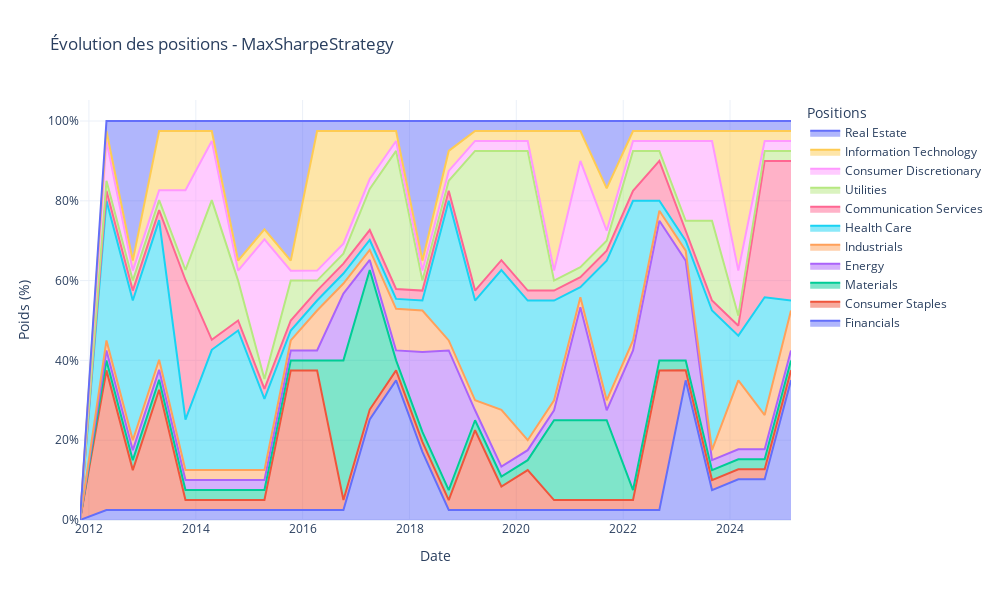

Notebook code cell kept with this figure:
### Code cell
MSM.positions()

### Figure 1 — Plotly figure (JSON) as saved in the notebook; plotly's stock layout.template omitted (floating-point values rounded to 4 significant figures)
{"data": [{"hovertemplate": "%{text}<extra></extra>", "mode": "lines", "name": "Financials", "stackgroup": "one", "text": ["", "<b>Financials</b><br>Poids: 2.50%", "<b>Financials</b><br>Poids: 2.50%", "<b>Financials</b><br>Poids: 2.50%", "<b>Financials</b><br>Poids: 2.50%", "<b>Financials</b><br>Poids: 2.50%", "<b>Financials</b><br>Poids: 2.50%", "<b>Financials</b><br>Poids: 2.50%", "<b>Financials</b><br>Poids: 2.50%", "<b>Financials</b><br>Poids: 2.50%", "<b>Financials</b><br>Poids: 2.50%", "<b>Financials</b><br>Poids: 25.18%", "<b>Financials</b><br>Poids: 35.00%", "<b>Financials</b><br>Poids: 17.09%", "<b>Financials</b><br>Poids: 2.50%", "<b>Financials</b><br>Poids: 2.50%", "<b>Financials</b><br>Poids: 2.50%", "<b>Financials</b><br>Poids: 2.50%", "<b>Financials</b><br>Poids: 2.50%", "<b>Financials</b><br>Poids: 2.50%", "<b>Financials</b><br>Poids: 2.50%", "<b>Financials</b><br>Poids: 2.50%", "<b>Financials</b><br>Poids: 2.50%", "<b>Financials</b><br>Poids: 35.00%", "<b>Financials</b><br>Poids: 7.50%", "<b>Financials</b><br>Poids: 10.21%", "<b>Financials</b><br>Poids: 10.21%", "<b>Financials</b><br>Poids: 35.00%"], "type": "scatter", "x": ["2011-11-01T00:00:00.000000000", "2012-04-30T00:00:00.000000000", "2012-10-27T00:00:00.000000000", "2013-04-25T00:00:00.000000000", "2013-10-22T00:00:00.000000000", "2014-04-20T00:00:00.000000000", "2014-10-17T00:00:00.000000000", "2015-04-15T00:00:00.000000000", "2015-10-12T00:00:00.000000000", "2016-04-09T00:00:00.000000000", "2016-10-06T00:00:00.000000000", "2017-04-04T00:00:00.000000000", "2017-10-01T00:00:00.000000000", "2018-03-30T00:00:00.000000000", "2018-09-26T00:00:00.000000000", "2019-03-25T00:00:00.000000000", "2019-09-21T00:00:00.000000000", "2020-03-19T00:00:00.000000000", "2020-09-15T00:00:00.000000000", "2021-03-14T00:00:00.000000000", "2021-09-10T00:00:00.000000000", "2022-03-09T00:00:00.000000000", "2022-09-05T00:00:00.000000000", "2023-03-04T00:00:00.000000000", "2023-08-31T00:00:00.000000000", "2024-02-27T00:00:00.000000000", "2024-08-25T00:00:00.000000000", "2025-02-21T00:00:00.000000000"], "y": [0.0, 2.5, 2.5, 2.5, 2.5, 2.5, 2.5, 2.5, 2.5, 2.5, 2.5, 25.18, 35.0, 17.09, 2.5, 2.5, 2.5, 2.5, 2.5, 2.5, 2.5, 2.5, 2.5, 35.0, 7.5, 10.21, 10.21, 35.0]}, {"hovertemplate": "%{text}<extra></extra>", "mode": "lines", "name": "Consumer Staples", "stackgroup": "one", "text": ["", "<b>Consumer Staples</b><br>Poids: 35.00%", "<b>Consumer Staples</b><br>Poids: 10.00%", "<b>Consumer Staples</b><br>Poids: 30.16%", "<b>Consumer Staples</b><br>Poids: 2.50%", "<b>Consumer Staples</b><br>Poids: 2.50%", "<b>Consumer Staples</b><br>Poids: 2.50%", "<b>Consumer Staples</b><br>Poids: 2.50%", "<b>Consumer Staples</b><br>Poids: 35.00%", "<b>Consumer Staples</b><br>Poids: 35.00%", "<b>Consumer Staples</b><br>Poids: 2.50%", "<b>Consumer Staples</b><br>Poids: 2.50%", "<b>Consumer Staples</b><br>Poids: 2.50%", "<b>Consumer Staples</b><br>Poids: 2.50%", "<b>Consumer Staples</b><br>Poids: 2.50%", "<b>Consumer Staples</b><br>Poids: 20.00%", "<b>Consumer Staples</b><br>Poids: 5.90%", "<b>Consumer Staples</b><br>Poids: 10.00%", "<b>Consumer Staples</b><br>Poids: 2.50%", "<b>Consumer Staples</b><br>Poids: 2.50%", "<b>Consumer Staples</b><br>Poids: 2.50%", "<b>Consumer Staples</b><br>Poids: 2.50%", "<b>Consumer Staples</b><br>Poids: 35.00%", "<b>Consumer Staples</b><br>Poids: 2.50%", "<b>Consumer Staples</b><br>Poids: 2.50%", "<b>Consumer Staples</b><br>Poids: 2.50%", "<b>Consumer Staples</b><br>Poids: 2.50%", "<b>Consumer Staples</b><br>Poids: 2.50%"], "type": "scatter", "x": ["2011-11-01T00:00:00.000000000", "2012-04-30T00:00:00.000000000", "2012-10-27T00:00:00.000000000", "2013-04-25T00:00:00.000000000", "2013-10-22T00:00:00.000000000", "2014-04-20T00:00:00.000000000", "2014-10-17T00:00:00.000000000", "2015-04-15T00:00:00.000000000", "2015-10-12T00:00:00.000000000", "2016-04-09T00:00:00.000000000", "2016-10-06T00:00:00.000000000", "2017-04-04T00:00:00.000000000", "2017-10-01T00:00:00.000000000", "2018-03-30T00:00:00.000000000", "2018-09-26T00:00:00.000000000", "2019-03-25T00:00:00.000000000", "2019-09-21T00:00:00.000000000", "2020-03-19T00:00:00.000000000", "2020-09-15T00:00:00.000000000", "2021-03-14T00:00:00.000000000", "2021-09-10T00:00:00.000000000", "2022-03-09T00:00:00.000000000", "2022-09-05T00:00:00.000000000", "2023-03-04T00:00:00.000000000", "2023-08-31T00:00:00.000000000", "2024-02-27T00:00:00.000000000", "2024-08-25T00:00:00.000000000", "2025-02-21T00:00:00.000000000"], "y": [0.0, 35.0, 10.0, 30.16, 2.5, 2.5, 2.5, 2.5, 35.0, 35.0, 2.5, 2.5, 2.5, 2.5, 2.5, 20.0, 5.896, 10.0, 2.5, 2.5, 2.5, 2.5, 35.0, 2.5, 2.5, 2.5, 2.5, 2.5]}, {"hovertemplate": "%{text}<extra></extra>", "mode": "lines", "name": "Materials", "stackgroup": "one", "text": ["", "<b>Materials</b><br>Poids: 2.50%", "<b>Materials</b><br>Poids: 2.50%", "<b>Materials</b><br>Poids: 2.50%", "<b>Materials</b><br>Poids: 2.50%", "<b>Materials</b><br>Poids: 2.50%", "<b>Materials</b><br>Poids: 2.50%", "<b>Materials</b><br>Poids: 2.50%", "<b>Materials</b><br>Poids: 2.50%", "<b>Materials</b><br>Poids: 2.50%", "<b>Materials</b><br>Poids: 35.00%", "<b>Materials</b><br>Poids: 35.00%", "<b>Materials</b><br>Poids: 2.50%", "<b>Materials</b><br>Poids: 2.50%", "<b>Materials</b><br>Poids: 2.50%", "<b>Materials</b><br>Poids: 2.50%", "<b>Materials</b><br>Poids: 2.50%", "<b>Materials</b><br>Poids: 2.50%", "<b>Materials</b><br>Poids: 20.00%", "<b>Materials</b><br>Poids: 20.00%", "<b>Materials</b><br>Poids: 20.00%", "<b>Materials</b><br>Poids: 2.50%", "<b>Materials</b><br>Poids: 2.50%", "<b>Materials</b><br>Poids: 2.50%", "<b>Materials</b><br>Poids: 2.50%", "<b>Materials</b><br>Poids: 2.50%", "<b>Materials</b><br>Poids: 2.50%", "<b>Materials</b><br>Poids: 2.50%"], "type": "scatter", "x": ["2011-11-01T00:00:00.000000000", "2012-04-30T00:00:00.000000000", "2012-10-27T00:00:00.000000000", "2013-04-25T00:00:00.000000000", "2013-10-22T00:00:00.000000000", "2014-04-20T00:00:00.000000000", "2014-10-17T00:00:00.000000000", "2015-04-15T00:00:00.000000000", "2015-10-12T00:00:00.000000000", "2016-04-09T00:00:00.000000000", "2016-10-06T00:00:00.000000000", "2017-04-04T00:00:00.000000000", "2017-10-01T00:00:00.000000000", "2018-03-30T00:00:00.000000000", "2018-09-26T00:00:00.000000000", "2019-03-25T00:00:00.000000000", "2019-09-21T00:00:00.000000000", "2020-03-19T00:00:00.000000000", "2020-09-15T00:00:00.000000000", "2021-03-14T00:00:00.000000000", "2021-09-10T00:00:00.000000000", "2022-03-09T00:00:00.000000000", "2022-09-05T00:00:00.000000000", "2023-03-04T00:00:00.000000000", "2023-08-31T00:00:00.000000000", "2024-02-27T00:00:00.000000000", "2024-08-25T00:00:00.000000000", "2025-02-21T00:00:00.000000000"], "y": [0.0, 2.5, 2.5, 2.5, 2.5, 2.5, 2.5, 2.5, 2.5, 2.5, 35.0, 35.0, 2.5, 2.5, 2.5, 2.5, 2.5, 2.5, 20.0, 20.0, 20.0, 2.5, 2.5, 2.5, 2.5, 2.5, 2.5, 2.5]}, {"hovertemplate": "%{text}<extra></extra>", "mode": "lines", "name": "Energy", "stackgroup": "one", "text": ["", "<b>Energy</b><br>Poids: 2.50%", "<b>Energy</b><br>Poids: 2.50%", "<b>Energy</b><br>Poids: 2.50%", "<b>Energy</b><br>Poids: 2.50%", "<b>Energy</b><br>Poids: 2.50%", "<b>Energy</b><br>Poids: 2.50%", "<b>Energy</b><br>Poids: 2.50%", "<b>Energy</b><br>Poids: 2.50%", "<b>Energy</b><br>Poids: 2.50%", "<b>Energy</b><br>Poids: 16.77%", "<b>Energy</b><br>Poids: 2.50%", "<b>Energy</b><br>Poids: 2.50%", "<b>Energy</b><br>Poids: 20.00%", "<b>Energy</b><br>Poids: 35.00%", "<b>Energy</b><br>Poids: 2.50%", "<b>Energy</b><br>Poids: 2.50%", "<b>Energy</b><br>Poids: 2.50%", "<b>Energy</b><br>Poids: 2.50%", "<b>Energy</b><br>Poids: 28.35%", "<b>Energy</b><br>Poids: 2.50%", "<b>Energy</b><br>Poids: 35.00%", "<b>Energy</b><br>Poids: 35.00%", "<b>Energy</b><br>Poids: 25.00%", "<b>Energy</b><br>Poids: 2.50%", "<b>Energy</b><br>Poids: 2.50%", "<b>Energy</b><br>Poids: 2.50%", "<b>Energy</b><br>Poids: 2.50%"], "type": "scatter", "x": ["2011-11-01T00:00:00.000000000", "2012-04-30T00:00:00.000000000", "2012-10-27T00:00:00.000000000", "2013-04-25T00:00:00.000000000", "2013-10-22T00:00:00.000000000", "2014-04-20T00:00:00.000000000", "2014-10-17T00:00:00.000000000", "2015-04-15T00:00:00.000000000", "2015-10-12T00:00:00.000000000", "2016-04-09T00:00:00.000000000", "2016-10-06T00:00:00.000000000", "2017-04-04T00:00:00.000000000", "2017-10-01T00:00:00.000000000", "2018-03-30T00:00:00.000000000", "2018-09-26T00:00:00.000000000", "2019-03-25T00:00:00.000000000", "2019-09-21T00:00:00.000000000", "2020-03-19T00:00:00.000000000", "2020-09-15T00:00:00.000000000", "2021-03-14T00:00:00.000000000", "2021-09-10T00:00:00.000000000", "2022-03-09T00:00:00.000000000", "2022-09-05T00:00:00.000000000", "2023-03-04T00:00:00.000000000", "2023-08-31T00:00:00.000000000", "2024-02-27T00:00:00.000000000", "2024-08-25T00:00:00.000000000", "2025-02-21T00:00:00.000000000"], "y": [0.0, 2.5, 2.5, 2.5, 2.5, 2.5, 2.5, 2.5, 2.5, 2.5, 16.77, 2.5, 2.5, 20.0, 35.0, 2.5, 2.5, 2.5, 2.5, 28.35, 2.5, 35.0, 35.0, 25.0, 2.5, 2.5, 2.5, 2.5]}, {"hovertemplate": "%{text}<extra></extra>", "mode": "lines", "name": "Industrials", "stackgroup": "one", "text": ["", "<b>Industrials</b><br>Poids: 2.50%", "<b>Industrials</b><br>Poids: 2.50%", "<b>Industrials</b><br>Poids: 2.50%", "<b>Industrials</b><br>Poids: 2.50%", "<b>Industrials</b><br>Poids: 2.50%", "<b>Industrials</b><br>Poids: 2.50%", "<b>Industrials</b><br>Poids: 2.50%", "<b>Industrials</b><br>Poids: 2.50%", "<b>Industrials</b><br>Poids: 10.00%", "<b>Industrials</b><br>Poids: 2.50%", "<b>Industrials</b><br>Poids: 2.50%", "<b>Industrials</b><br>Poids: 10.41%", "<b>Industrials</b><br>Poids: 10.41%", "<b>Industrials</b><br>Poids: 2.50%", "<b>Industrials</b><br>Poids: 2.50%", "<b>Industrials</b><br>Poids: 14.23%", "<b>Industrials</b><br>Poids: 2.50%", "<b>Industrials</b><br>Poids: 2.50%", "<b>Industrials</b><br>Poids: 2.50%", "<b>Industrials</b><br>Poids: 2.50%", "<b>Industrials</b><br>Poids: 2.50%", "<b>Industrials</b><br>Poids: 2.50%", "<b>Industrials</b><br>Poids: 2.50%", "<b>Industrials</b><br>Poids: 2.50%", "<b>Industrials</b><br>Poids: 17.29%", "<b>Industrials</b><br>Poids: 8.58%", "<b>Industrials</b><br>Poids: 10.00%"], "type": "scatter", "x": ["2011-11-01T00:00:00.000000000", "2012-04-30T00:00:00.000000000", "2012-10-27T00:00:00.000000000", "2013-04-25T00:00:00.000000000", "2013-10-22T00:00:00.000000000", "2014-04-20T00:00:00.000000000", "2014-10-17T00:00:00.000000000", "2015-04-15T00:00:00.000000000", "2015-10-12T00:00:00.000000000", "2016-04-09T00:00:00.000000000", "2016-10-06T00:00:00.000000000", "2017-04-04T00:00:00.000000000", "2017-10-01T00:00:00.000000000", "2018-03-30T00:00:00.000000000", "2018-09-26T00:00:00.000000000", "2019-03-25T00:00:00.000000000", "2019-09-21T00:00:00.000000000", "2020-03-19T00:00:00.000000000", "2020-09-15T00:00:00.000000000", "2021-03-14T00:00:00.000000000", "2021-09-10T00:00:00.000000000", "2022-03-09T00:00:00.000000000", "2022-09-05T00:00:00.000000000", "2023-03-04T00:00:00.000000000", "2023-08-31T00:00:00.000000000", "2024-02-27T00:00:00.000000000", "2024-08-25T00:00:00.000000000", "2025-02-21T00:00:00.000000000"], "y": [0.0, 2.5, 2.5, 2.5, 2.5, 2.5, 2.5, 2.5, 2.5, 10.0, 2.5, 2.5, 10.41, 10.41, 2.5, 2.5, 14.23, 2.5, 2.5, 2.5, 2.5, 2.5, 2.5, 2.5, 2.5, 17.29, 8.582, 10.0]}, {"hovertemplate": "%{text}<extra></extra>", "mode": "lines", "name": "Health Care", "stackgroup": "one", "text": ["", "<b>Health Care</b><br>Poids: 35.00%", "<b>Health Care</b><br>Poids: 35.00%", "<b>Health Care</b><br>Poids: 35.00%", "<b>Health Care</b><br>Poids: 12.66%", "<b>Health Care</b><br>Poids: 30.16%", "<b>Health Care</b><br>Poids: 35.00%", "<b>Health Care</b><br>Poids: 17.84%", "<b>Health Care</b><br>Poids: 2.50%", "<b>Health Care</b><br>Poids: 2.50%", "<b>Health Care</b><br>Poids: 2.50%", "<b>Health Care</b><br>Poids: 2.50%", "<b>Health Care</b><br>Poids: 2.50%", "<b>Health Care</b><br>Poids: 2.50%", "<b>Health Care</b><br>Poids: 35.00%", "<b>Health Care</b><br>Poids: 25.00%", "<b>Health Care</b><br>Poids: 35.00%", "<b>Health Care</b><br>Poids: 35.00%", "<b>Health Care</b><br>Poids: 25.00%", "<b>Health Care</b><br>Poids: 2.50%", "<b>Health Care</b><br>Poids: 35.00%", "<b>Health Care</b><br>Poids: 35.00%", "<b>Health Care</b><br>Poids: 2.50%", "<b>Health Care</b><br>Poids: 2.50%", "<b>Health Care</b><br>Poids: 35.00%", "<b>Health Care</b><br>Poids: 11.20%", "<b>Health Care</b><br>Poids: 29.52%", "<b>Health Care</b><br>Poids: 2.50%"], "type": "scatter", "x": ["2011-11-01T00:00:00.000000000", "2012-04-30T00:00:00.000000000", "2012-10-27T00:00:00.000000000", "2013-04-25T00:00:00.000000000", "2013-10-22T00:00:00.000000000", "2014-04-20T00:00:00.000000000", "2014-10-17T00:00:00.000000000", "2015-04-15T00:00:00.000000000", "2015-10-12T00:00:00.000000000", "2016-04-09T00:00:00.000000000", "2016-10-06T00:00:00.000000000", "2017-04-04T00:00:00.000000000", "2017-10-01T00:00:00.000000000", "2018-03-30T00:00:00.000000000", "2018-09-26T00:00:00.000000000", "2019-03-25T00:00:00.000000000", "2019-09-21T00:00:00.000000000", "2020-03-19T00:00:00.000000000", "2020-09-15T00:00:00.000000000", "2021-03-14T00:00:00.000000000", "2021-09-10T00:00:00.000000000", "2022-03-09T00:00:00.000000000", "2022-09-05T00:00:00.000000000", "2023-03-04T00:00:00.000000000", "2023-08-31T00:00:00.000000000", "2024-02-27T00:00:00.000000000", "2024-08-25T00:00:00.000000000", "2025-02-21T00:00:00.000000000"], "y": [0.0, 35.0, 35.0, 35.0, 12.66, 30.16, 35.0, 17.84, 2.5, 2.5, 2.5, 2.5, 2.5, 2.5, 35.0, 25.0, 35.0, 35.0, 25.0, 2.5, 35.0, 35.0, 2.5, 2.5, 35.0, 11.2, 29.52, 2.5]}, {"hovertemplate": "%{text}<extra></extra>", "mode": "lines", "name": "Communication Services", "stackgroup": "one", "text": ["", "<b>Communication Services</b><br>Poids: 2.50%", "<b>Communication Services</b><br>Poids: 2.50%", "<b>Communication Services</b><br>Poids: 2.50%", "<b>Communication Services</b><br>Poids: 35.00%", "<b>Communication Services</b><br>Poids: 2.50%", "<b>Communication Services</b><br>Poids: 2.50%", "<b>Communication Services</b><br>Poids: 2.50%", "<b>Communication Services</b><br>Poids: 2.50%", "<b>Communication Services</b><br>Poids: 2.50%", "<b>Communication Services</b><br>Poids: 2.50%", "<b>Communication Services</b><br>Poids: 2.50%", "<b>Communication Services</b><br>Poids: 2.50%", "<b>Communication Services</b><br>Poids: 2.50%", "<b>Communication Services</b><br>Poids: 2.50%", "<b>Communication Services</b><br>Poids: 2.50%", "<b>Communication Services</b><br>Poids: 2.50%", "<b>Communication Services</b><br>Poids: 2.50%", "<b>Communication Services</b><br>Poids: 2.50%", "<b>Communication Services</b><br>Poids: 2.50%", "<b>Communication Services</b><br>Poids: 2.50%", "<b>Communication Services</b><br>Poids: 2.50%", "<b>Communication Services</b><br>Poids: 10.00%", "<b>Communication Services</b><br>Poids: 2.50%", "<b>Communication Services</b><br>Poids: 2.50%", "<b>Communication Services</b><br>Poids: 2.50%", "<b>Communication Services</b><br>Poids: 34.18%", "<b>Communication Services</b><br>Poids: 35.00%"], "type": "scatter", "x": ["2011-11-01T00:00:00.000000000", "2012-04-30T00:00:00.000000000", "2012-10-27T00:00:00.000000000", "2013-04-25T00:00:00.000000000", "2013-10-22T00:00:00.000000000", "2014-04-20T00:00:00.000000000", "2014-10-17T00:00:00.000000000", "2015-04-15T00:00:00.000000000", "2015-10-12T00:00:00.000000000", "2016-04-09T00:00:00.000000000", "2016-10-06T00:00:00.000000000", "2017-04-04T00:00:00.000000000", "2017-10-01T00:00:00.000000000", "2018-03-30T00:00:00.000000000", "2018-09-26T00:00:00.000000000", "2019-03-25T00:00:00.000000000", "2019-09-21T00:00:00.000000000", "2020-03-19T00:00:00.000000000", "2020-09-15T00:00:00.000000000", "2021-03-14T00:00:00.000000000", "2021-09-10T00:00:00.000000000", "2022-03-09T00:00:00.000000000", "2022-09-05T00:00:00.000000000", "2023-03-04T00:00:00.000000000", "2023-08-31T00:00:00.000000000", "2024-02-27T00:00:00.000000000", "2024-08-25T00:00:00.000000000", "2025-02-21T00:00:00.000000000"], "y": [0.0, 2.5, 2.5, 2.5, 35.0, 2.5, 2.5, 2.5, 2.5, 2.5, 2.5, 2.5, 2.5, 2.5, 2.5, 2.5, 2.5, 2.5, 2.5, 2.5, 2.5, 2.5, 10.0, 2.5, 2.5, 2.5, 34.18, 35.0]}, {"hovertemplate": "%{text}<extra></extra>", "mode": "lines", "name": "Utilities", "stackgroup": "one", "text": ["", "<b>Utilities</b><br>Poids: 2.50%", "<b>Utilities</b><br>Poids: 2.50%", "<b>Utilities</b><br>Poids: 2.50%", "<b>Utilities</b><br>Poids: 2.50%", "<b>Utilities</b><br>Poids: 35.00%", "<b>Utilities</b><br>Poids: 10.00%", "<b>Utilities</b><br>Poids: 2.50%", "<b>Utilities</b><br>Poids: 10.00%", "<b>Utilities</b><br>Poids: 2.50%", "<b>Utilities</b><br>Poids: 2.50%", "<b>Utilities</b><br>Poids: 10.28%", "<b>Utilities</b><br>Poids: 34.59%", "<b>Utilities</b><br>Poids: 2.50%", "<b>Utilities</b><br>Poids: 2.50%", "<b>Utilities</b><br>Poids: 35.00%", "<b>Utilities</b><br>Poids: 27.38%", "<b>Utilities</b><br>Poids: 35.00%", "<b>Utilities</b><br>Poids: 2.50%", "<b>Utilities</b><br>Poids: 2.50%", "<b>Utilities</b><br>Poids: 2.50%", "<b>Utilities</b><br>Poids: 10.00%", "<b>Utilities</b><br>Poids: 2.50%", "<b>Utilities</b><br>Poids: 2.50%", "<b>Utilities</b><br>Poids: 20.00%", "<b>Utilities</b><br>Poids: 2.50%", "<b>Utilities</b><br>Poids: 2.50%", "<b>Utilities</b><br>Poids: 2.50%"], "type": "scatter", "x": ["2011-11-01T00:00:00.000000000", "2012-04-30T00:00:00.000000000", "2012-10-27T00:00:00.000000000", "2013-04-25T00:00:00.000000000", "2013-10-22T00:00:00.000000000", "2014-04-20T00:00:00.000000000", "2014-10-17T00:00:00.000000000", "2015-04-15T00:00:00.000000000", "2015-10-12T00:00:00.000000000", "2016-04-09T00:00:00.000000000", "2016-10-06T00:00:00.000000000", "2017-04-04T00:00:00.000000000", "2017-10-01T00:00:00.000000000", "2018-03-30T00:00:00.000000000", "2018-09-26T00:00:00.000000000", "2019-03-25T00:00:00.000000000", "2019-09-21T00:00:00.000000000", "2020-03-19T00:00:00.000000000", "2020-09-15T00:00:00.000000000", "2021-03-14T00:00:00.000000000", "2021-09-10T00:00:00.000000000", "2022-03-09T00:00:00.000000000", "2022-09-05T00:00:00.000000000", "2023-03-04T00:00:00.000000000", "2023-08-31T00:00:00.000000000", "2024-02-27T00:00:00.000000000", "2024-08-25T00:00:00.000000000", "2025-02-21T00:00:00.000000000"], "y": [0.0, 2.5, 2.5, 2.5, 2.5, 35.0, 10.0, 2.5, 10.0, 2.5, 2.5, 10.28, 34.59, 2.5, 2.5, 35.0, 27.38, 35.0, 2.5, 2.5, 2.5, 10.0, 2.5, 2.5, 20.0, 2.5, 2.5, 2.5]}, {"hovertemplate": "%{text}<extra></extra>", "mode": "lines", "name": "Consumer Discretionary", "stackgroup": "one", "text": ["", "<b>Consumer Discretionary</b><br>Poids: 10.00%", "<b>Consumer Discretionary</b><br>Poids: 2.50%", "<b>Consumer Discretionary</b><br>Poids: 2.50%", "<b>Consumer Discretionary</b><br>Poids: 20.00%", "<b>Consumer Discretionary</b><br>Poids: 14.84%", "<b>Consumer Discretionary</b><br>Poids: 2.50%", "<b>Consumer Discretionary</b><br>Poids: 35.00%", "<b>Consumer Discretionary</b><br>Poids: 2.50%", "<b>Consumer Discretionary</b><br>Poids: 2.50%", "<b>Consumer Discretionary</b><br>Poids: 2.50%", "<b>Consumer Discretionary</b><br>Poids: 2.50%", "<b>Consumer Discretionary</b><br>Poids: 2.50%", "<b>Consumer Discretionary</b><br>Poids: 2.50%", "<b>Consumer Discretionary</b><br>Poids: 2.50%", "<b>Consumer Discretionary</b><br>Poids: 2.50%", "<b>Consumer Discretionary</b><br>Poids: 2.50%", "<b>Consumer Discretionary</b><br>Poids: 2.50%", "<b>Consumer Discretionary</b><br>Poids: 2.50%", "<b>Consumer Discretionary</b><br>Poids: 26.65%", "<b>Consumer Discretionary</b><br>Poids: 2.50%", "<b>Consumer Discretionary</b><br>Poids: 2.50%", "<b>Consumer Discretionary</b><br>Poids: 2.50%", "<b>Consumer Discretionary</b><br>Poids: 20.00%", "<b>Consumer Discretionary</b><br>Poids: 20.00%", "<b>Consumer Discretionary</b><br>Poids: 11.30%", "<b>Consumer Discretionary</b><br>Poids: 2.50%", "<b>Consumer Discretionary</b><br>Poids: 2.50%"], "type": "scatter", "x": ["2011-11-01T00:00:00.000000000", "2012-04-30T00:00:00.000000000", "2012-10-27T00:00:00.000000000", "2013-04-25T00:00:00.000000000", "2013-10-22T00:00:00.000000000", "2014-04-20T00:00:00.000000000", "2014-10-17T00:00:00.000000000", "2015-04-15T00:00:00.000000000", "2015-10-12T00:00:00.000000000", "2016-04-09T00:00:00.000000000", "2016-10-06T00:00:00.000000000", "2017-04-04T00:00:00.000000000", "2017-10-01T00:00:00.000000000", "2018-03-30T00:00:00.000000000", "2018-09-26T00:00:00.000000000", "2019-03-25T00:00:00.000000000", "2019-09-21T00:00:00.000000000", "2020-03-19T00:00:00.000000000", "2020-09-15T00:00:00.000000000", "2021-03-14T00:00:00.000000000", "2021-09-10T00:00:00.000000000", "2022-03-09T00:00:00.000000000", "2022-09-05T00:00:00.000000000", "2023-03-04T00:00:00.000000000", "2023-08-31T00:00:00.000000000", "2024-02-27T00:00:00.000000000", "2024-08-25T00:00:00.000000000", "2025-02-21T00:00:00.000000000"], "y": [0.0, 10.0, 2.5, 2.5, 20.0, 14.84, 2.5, 35.0, 2.5, 2.5, 2.5, 2.5, 2.5, 2.5, 2.5, 2.5, 2.5, 2.5, 2.5, 26.65, 2.5, 2.5, 2.5, 20.0, 20.0, 11.3, 2.5, 2.5]}, {"hovertemplate": "%{text}<extra></extra>", "mode": "lines", "name": "Information Technology", "stackgroup": "one", "text": ["", "<b>Information Technology</b><br>Poids: 2.50%", "<b>Information Technology</b><br>Poids: 2.50%", "<b>Information Technology</b><br>Poids: 14.84%", "<b>Information Technology</b><br>Poids: 14.84%", "<b>Information Technology</b><br>Poids: 2.50%", "<b>Information Technology</b><br>Poids: 2.50%", "<b>Information Technology</b><br>Poids: 2.50%", "<b>Information Technology</b><br>Poids: 2.50%", "<b>Information Technology</b><br>Poids: 35.00%", "<b>Information Technology</b><br>Poids: 28.23%", "<b>Information Technology</b><br>Poids: 12.04%", "<b>Information Technology</b><br>Poids: 2.50%", "<b>Information Technology</b><br>Poids: 2.50%", "<b>Information Technology</b><br>Poids: 5.00%", "<b>Information Technology</b><br>Poids: 2.50%", "<b>Information Technology</b><br>Poids: 2.50%", "<b>Information Technology</b><br>Poids: 2.50%", "<b>Information Technology</b><br>Poids: 35.00%", "<b>Information Technology</b><br>Poids: 7.50%", "<b>Information Technology</b><br>Poids: 10.61%", "<b>Information Technology</b><br>Poids: 2.50%", "<b>Information Technology</b><br>Poids: 2.50%", "<b>Information Technology</b><br>Poids: 2.50%", "<b>Information Technology</b><br>Poids: 2.50%", "<b>Information Technology</b><br>Poids: 35.00%", "<b>Information Technology</b><br>Poids: 2.50%", "<b>Information Technology</b><br>Poids: 2.50%"], "type": "scatter", "x": ["2011-11-01T00:00:00.000000000", "2012-04-30T00:00:00.000000000", "2012-10-27T00:00:00.000000000", "2013-04-25T00:00:00.000000000", "2013-10-22T00:00:00.000000000", "2014-04-20T00:00:00.000000000", "2014-10-17T00:00:00.000000000", "2015-04-15T00:00:00.000000000", "2015-10-12T00:00:00.000000000", "2016-04-09T00:00:00.000000000", "2016-10-06T00:00:00.000000000", "2017-04-04T00:00:00.000000000", "2017-10-01T00:00:00.000000000", "2018-03-30T00:00:00.000000000", "2018-09-26T00:00:00.000000000", "2019-03-25T00:00:00.000000000", "2019-09-21T00:00:00.000000000", "2020-03-19T00:00:00.000000000", "2020-09-15T00:00:00.000000000", "2021-03-14T00:00:00.000000000", "2021-09-10T00:00:00.000000000", "2022-03-09T00:00:00.000000000", "2022-09-05T00:00:00.000000000", "2023-03-04T00:00:00.000000000", "2023-08-31T00:00:00.000000000", "2024-02-27T00:00:00.000000000", "2024-08-25T00:00:00.000000000", "2025-02-21T00:00:00.000000000"], "y": [0.0, 2.5, 2.5, 14.84, 14.84, 2.5, 2.5, 2.5, 2.5, 35.0, 28.23, 12.04, 2.5, 2.5, 5.0, 2.5, 2.5, 2.5, 35.0, 7.5, 10.61, 2.5, 2.5, 2.5, 2.5, 35.0, 2.5, 2.5]}, {"hovertemplate": "%{text}<extra></extra>", "mode": "lines", "name": "Real Estate", "stackgroup": "one", "text": ["", "<b>Real Estate</b><br>Poids: 2.50%", "<b>Real Estate</b><br>Poids: 35.00%", "<b>Real Estate</b><br>Poids: 2.50%", "<b>Real Estate</b><br>Poids: 2.50%", "<b>Real Estate</b><br>Poids: 2.50%", "<b>Real Estate</b><br>Poids: 35.00%", "<b>Real Estate</b><br>Poids: 27.16%", "<b>Real Estate</b><br>Poids: 35.00%", "<b>Real Estate</b><br>Poids: 2.50%", "<b>Real Estate</b><br>Poids: 2.50%", "<b>Real Estate</b><br>Poids: 2.50%", "<b>Real Estate</b><br>Poids: 2.50%", "<b>Real Estate</b><br>Poids: 35.00%", "<b>Real Estate</b><br>Poids: 7.50%", "<b>Real Estate</b><br>Poids: 2.50%", "<b>Real Estate</b><br>Poids: 2.50%", "<b>Real Estate</b><br>Poids: 2.50%", "<b>Real Estate</b><br>Poids: 2.50%", "<b>Real Estate</b><br>Poids: 2.50%", "<b>Real Estate</b><br>Poids: 16.89%", "<b>Real Estate</b><br>Poids: 2.50%", "<b>Real Estate</b><br>Poids: 2.50%", "<b>Real Estate</b><br>Poids: 2.50%", "<b>Real Estate</b><br>Poids: 2.50%", "<b>Real Estate</b><br>Poids: 2.50%", "<b>Real Estate</b><br>Poids: 2.50%", "<b>Real Estate</b><br>Poids: 2.50%"], "type": "scatter", "x": ["2011-11-01T00:00:00.000000000", "2012-04-30T00:00:00.000000000", "2012-10-27T00:00:00.000000000", "2013-04-25T00:00:00.000000000", "2013-10-22T00:00:00.000000000", "2014-04-20T00:00:00.000000000", "2014-10-17T00:00:00.000000000", "2015-04-15T00:00:00.000000000", "2015-10-12T00:00:00.000000000", "2016-04-09T00:00:00.000000000", "2016-10-06T00:00:00.000000000", "2017-04-04T00:00:00.000000000", "2017-10-01T00:00:00.000000000", "2018-03-30T00:00:00.000000000", "2018-09-26T00:00:00.000000000", "2019-03-25T00:00:00.000000000", "2019-09-21T00:00:00.000000000", "2020-03-19T00:00:00.000000000", "2020-09-15T00:00:00.000000000", "2021-03-14T00:00:00.000000000", "2021-09-10T00:00:00.000000000", "2022-03-09T00:00:00.000000000", "2022-09-05T00:00:00.000000000", "2023-03-04T00:00:00.000000000", "2023-08-31T00:00:00.000000000", "2024-02-27T00:00:00.000000000", "2024-08-25T00:00:00.000000000", "2025-02-21T00:00:00.000000000"], "y": [0.0, 2.5, 35.0, 2.5, 2.5, 2.5, 35.0, 27.16, 35.0, 2.5, 2.5, 2.5, 2.5, 35.0, 7.5, 2.5, 2.5, 2.5, 2.5, 2.5, 16.89, 2.5, 2.5, 2.5, 2.5, 2.5, 2.5, 2.5]}], "layout": {"height": 600, "hovermode": "x unified", "legend": {"title": {"text": "Positions"}}, "title": {"text": "Évolution des positions - MaxSharpeStrategy"}, "width": 1000, "xaxis": {"title": {"text": "Date"}}, "yaxis": {"showgrid": true, "ticksuffix": "%", "title": {"text": "Poids (%)"}}}}
